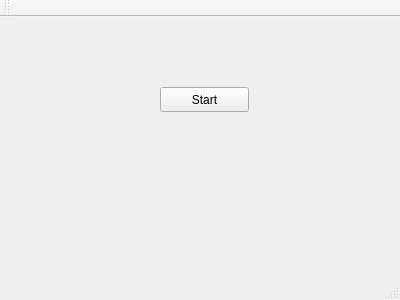
<?xml version="1.0" encoding="UTF-8"?>
<ui version="4.0">
 <class>MainWindow</class>
 <widget class="QMainWindow" name="MainWindow">
  <property name="geometry">
   <rect>
    <x>0</x>
    <y>0</y>
    <width>400</width>
    <height>300</height>
   </rect>
  </property>
  <property name="windowTitle">
   <string>MainWindow</string>
  </property>
  <widget class="QWidget" name="centralWidget">
   <widget class="QPushButton" name="pushButton">
    <property name="geometry">
     <rect>
      <x>160</x>
      <y>70</y>
      <width>89</width>
      <height>25</height>
     </rect>
    </property>
    <property name="text">
     <string>Start</string>
    </property>
   </widget>
  </widget>
  <widget class="QMenuBar" name="menuBar">
   <property name="geometry">
    <rect>
     <x>0</x>
     <y>0</y>
     <width>400</width>
     <height>22</height>
    </rect>
   </property>
  </widget>
  <widget class="QToolBar" name="mainToolBar">
   <attribute name="toolBarArea">
    <enum>TopToolBarArea</enum>
   </attribute>
   <attribute name="toolBarBreak">
    <bool>false</bool>
   </attribute>
  </widget>
  <widget class="QStatusBar" name="statusBar"/>
 </widget>
 <layoutdefault spacing="6" margin="11"/>
 <resources/>
 <connections/>
</ui>
